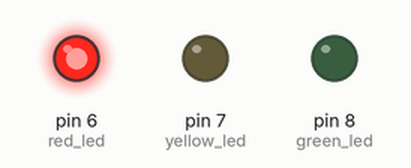
Simulated run of this sketch. Board: Arduino Uno, built with avr-gcc and run on an emulated ATmega328P. Parts: output pins drawn as LEDs (lit = HIGH).

Above: at 1.5 s.
At 4.0 s:
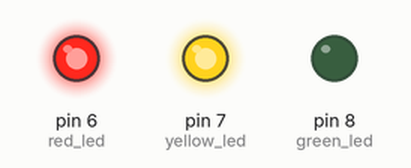
At 12.2 s:
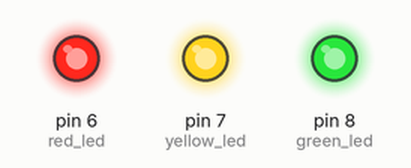
Timing chart, 0 to 15.1 s (numbered marks = the images above):
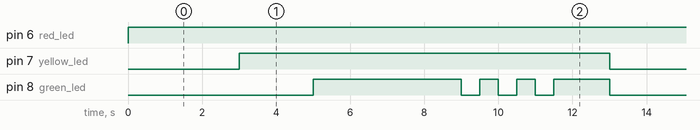

The sketch:

Traffic_light.ino
```cpp
// Traffic light controller

// Declaration of led using macro definitions:

#define red_led 6
#define yellow_led 7
#define green_led 8

void setup() {
  pinMode(6,OUTPUT);
  pinMode(7,OUTPUT);
  pinMode(8,OUTPUT);
  Serial.begin(9600);
}

void loop() {
  //delay values in MS.
  int red_delay=3000;
  int yellow_delay=2000;
  int green_delay=4000;

  digitalWrite(red_led,HIGH);
  delay(red_delay);
  digitalWrite(yellow_led,HIGH);
  delay(yellow_delay);
  digitalWrite(green_led,HIGH);
  delay(green_delay);

  for(int i =0; i<3 ;i+=1){
    digitalWrite(green_led,LOW);
    delay(500);
    digitalWrite(green_led,HIGH);
    delay(500);
  }
  digitalWrite(yellow_led,HIGH);
  delay(1000);
  digitalWrite(yellow_led,LOW);
  digitalWrite(green_led,LOW);
  delay(100);
}
```

Measured:
- by itself, pin 6 (red_led): LOW → HIGH at 0.00 s
- by itself, pin 7 (yellow_led): alternates HIGH for 10.0 s and LOW for 3.1 s
- by itself, pin 8 (green_led): repeats every 13.1 s: 2 × (LOW 0.50 s, HIGH 0.50 s), LOW 0.50 s, HIGH 1.5 s, LOW 5.1 s, HIGH 4.0 s
